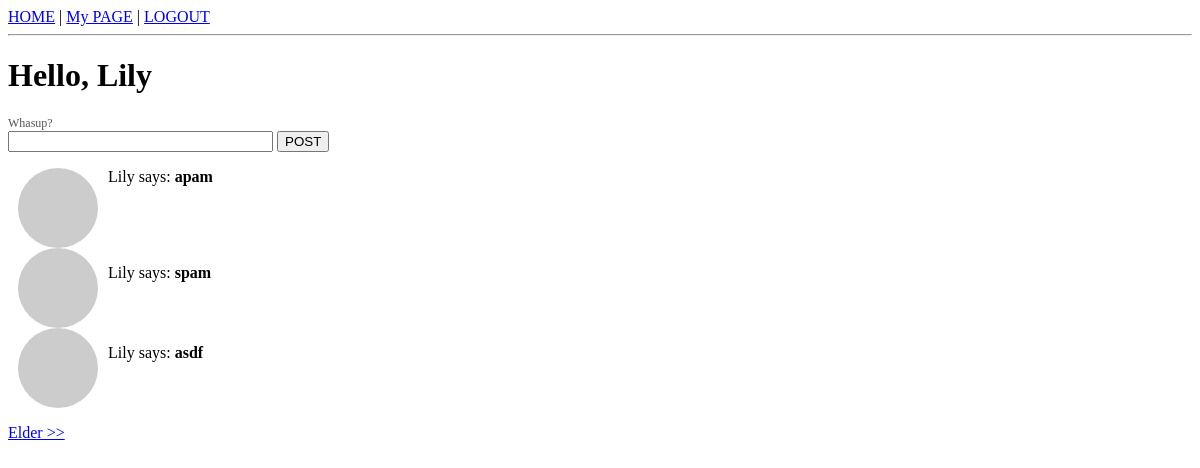
The page /index (signed in) on the database as committed earlier.
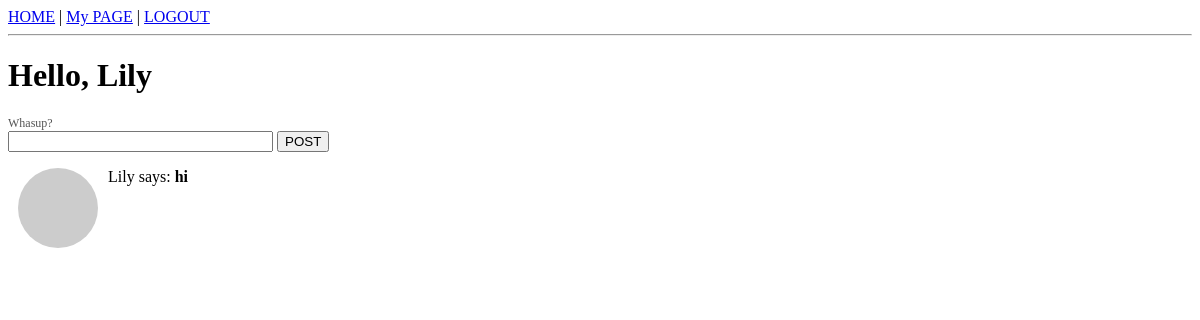
The same page on the database as committed later.
### app/models.py (models this page shows, shortened)
class User(db.Model):
	id = db.Column(db.Integer, primary_key = True)
	name = db.Column(db.String(64))
	login = db.Column(db.String(64), index = True, unique = True)
	password = db.Column(db.String(64))
	role = db.Column(db.SmallInteger, default=ROLE_USER)
	posts = db.relationship('Post', backref='author', lazy='dynamic')
	about_me = db.Column(db.String(140))
	last_seen = db.Column(db.DateTime)
	followed = db.relationship('User', secondary=followers,
		primaryjoin = (followers.c.follower_id == id),
		secondaryjoin = (followers.c.followed_id == id),
		backref = db.backref('followers', lazy='dynamic'),
		lazy='dynamic')
	def get_avatar(self, size):
		return 'http://www.gravatar.com/avatar/{}?d=mm&s={}'.format(md5(self.login.encode('utf-8')).hexdigest(), str(size))
	def followed_posts(self):
		return Post.query.join(followers, (followers.c.followed_id == Post.user_id)).filter(followers.c.follower_id==self.id).order_by(Post.timestamp.desc())

class Post(db.Model):
	__searchable__ = ['body']
	id = db.Column(db.Integer, primary_key=True)
	body = db.Column(db.String(140))
	timestamp = db.Column(db.DateTime)
	user_id = db.Column(db.Integer, db.ForeignKey('user.id'))

### app/views.py (the view)
@app.route('/', methods=['GET', 'POST'])
@app.route('/index', methods=['GET', 'POST'])
@app.route('/index/<int:page>', methods=['GET', 'POST'])
@login_required
def index(page=1):
	user = g.user
	form = PostForm()
	if form.validate_on_submit():
		post = Post(body=form.post.data, timestamp = datetime.utcnow(), author=g.user)
		db.session.add(post)
		db.session.commit()
		flash('Post done')
		return redirect(url_for('index'))
	posts = user.followed_posts().paginate(page, POSTS_PER_PAGE, False)
	return render_template("index.html", title='Home', user=user, posts=posts, form=form)

### app/forms.py
class PostForm(FlaskForm):
	post = TextField('post', validators=[Required()])

### app/models.py (called while the page is built)
@lm.user_loader
def load_user(id):
	return User.query.get(int(id))

### app/views.py (called while the page is built)
@app.before_request
def before_request():
	g.user = current_user
	if g.user.is_authenticated:
		g.user.last_seen = datetime.utcnow()
		db.session.add(g.user)
		db.session.commit()

### app/templates/index.html (shortened to what this page needs)
{% extends "base.html" %}
{% block content %}
<h1>Hello, {{user.name}}</h1>
<div class='container'>
	<form method='post' name='post'>
		<p class='text-muted'>Whasup?</p>
		{{ form.post(size=30, maxlength=140) }}
		<input type='submit' value='POST'>
	</form>
{% for post in posts.items %}
	{% include 'post.html' %}
{% endfor %}
<p>
	{% if posts.has_next %}
		<a href='{{ url_for("index", page=posts.next_num) }}'>Elder >></a>
	{% endif %}
</p>
</div>
{% endblock %}

### app/templates/base.html (shortened to what this page needs)
<html>
	<head>
	</head>
	<body>
		<nav>
			<a href='/'>HOME</a>
			{% if g.user.is_authenticated %}
			| <a href="{{ url_for('user_page', login=g.user.login) }}">My PAGE</a>
			| <a href="{{url_for('logout')}}">LOGOUT</a>
			{% endif %}
		</nav>
		<hr>
		{% block content %}{% endblock%}
	</body>
</html>

### app/templates/post.html (shortened to what this page needs)
<img style="border-radius:50%; float: left; padding: 0px 10px" src="{{ post.author.get_avatar(30) }}">
<p>{{post.author.name}} says: <b>{{post.body}}</b></p>

### app/templates/base.html (style rules this page uses)
.text-muted { font-size: 12px; color: #555; margin: 0px; }

Rows that differ between the two databases and show on the page:
removed Post: author.name "Lily", body "apam"
removed Post: author.name "Lily", body "spam"
removed Post: author.name "Lily", body "asdf"
now on this page (row edited): Post: author.name "Lily", body "hi"
Other text that changed with them:
text no longer shown: "Elder >>"
